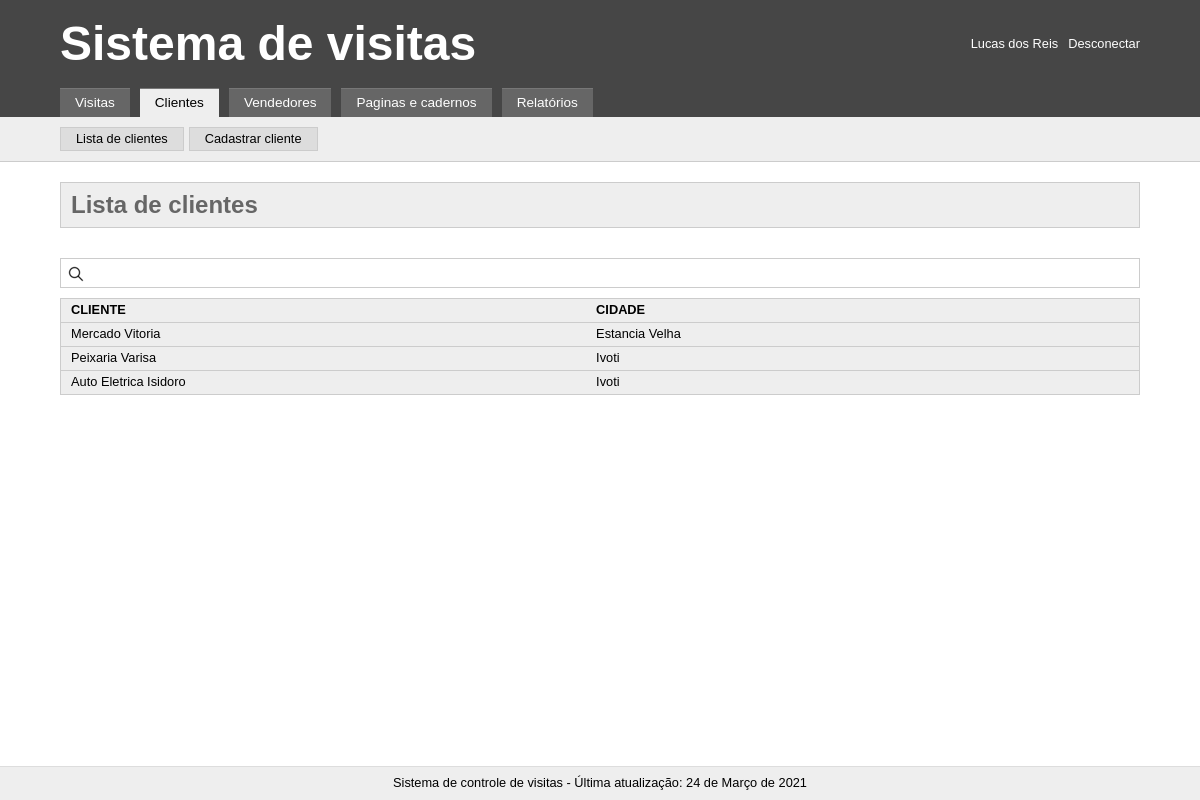
/index.php?tab=clientes&subtab=lista_de_clientes (signed in), run on the app's committed database.
### tables this page shows
CREATE TABLE `clients` (
  `id` int(11) NOT NULL,
  `name` varchar(255) NOT NULL,
  `city` varchar(50) NOT NULL,
  `address` varchar(255) NOT NULL,
  `phone` varchar(255) NOT NULL,
  `contact` varchar(255) NOT NULL
);

### _include/crud.php (called while the page is built, shortened)
<?php
$infoClients = $pdo->query("SELECT * FROM clients")->fetchAll();

### _include/clientes.php (the view, shortened to what this page needs)
<nav class="opcoes">
	<div class="content">
		<a href="index.php?tab=clientes&subtab=lista_de_clientes">Lista de clientes</a>
		<a href="index.php?tab=clientes&subtab=cadastrar_cliente">Cadastrar cliente</a>
	</div>
</nav>
<div class="content">
	<h2><?= ucfirst(str_replace('_', ' ', $current_subtab))?></h2>
	<?php if($current_subtab == "lista_de_clientes"){ ?>
		<input type="text" id="search" onkeyup="filter()">
		<div class="responsive_table">
			<table class="table_to_filter">
				<tr>
					<th>Cliente</th>
					<th>Cidade</th>
					<th></th>
				</tr>
				<?php foreach($infoClients as $valueClients){ ?>
					<tr>
						<td><?= $valueClients['name'] ?></td>
						<td><?= $valueClients['city'] ?></td>
						<td><a href="index.php?tab=clientes&subtab=editar_cliente&id=<?= $valueClients['id'] ?>" class="edit"></a></td>
					</tr>
				<?php } ?>
			</table>
		</div>
	<?php } ?>
</div>

### _templates/css/style.css (style rules this page uses)
* { margin: 0; padding: 0; font: inherit; -moz-box-sizing: border-box; -webkit-box-sizing: border-box; box-sizing: border-box; }
body { line-height: 1; font-size: 1em; font-family: Arial, Helvetica, sans-serif; }
table { border-collapse: collapse; border-spacing: 0; }
.content { max-width: 1100px; margin: 0 auto; padding: 0 10px; }
.responsive_table { overflow-x: auto; }
.opcoes { background: #eee; padding: 10px 0; border-bottom: 1px solid #ccc; }
.opcoes .content { display: flex; }
.opcoes a { background: #ddd; display: inline-block; color: #000; text-decoration: none; font-size: 0.8em; border: 1px solid #ccc; padding: 5px 15px; margin-right: 5px; }
main h2 { background-color: #eee; border: 1px solid #ccc; margin: 20px 0; padding: 10px; font-size: 1.5em; font-weight: bold; color: #666; }
main #search { width: 100%; margin: 10px 0; border: 1px solid #ccc; padding: 5px 10px 5px 30px; background: url(../img/ico_search.png) no-repeat scroll 7px 7px; }
main table { border: 1px solid #ccc; width: 100%; white-space: nowrap; }
main table tr { background: #eee; }
main table tr td, main table tr th { border-bottom: 1px solid #ccc; padding: 5px 10px; font-size: 0.8em; }
main table tr th { text-align: left; text-transform: uppercase; font-size: 0.8em; font-weight: bold; }

### data on the page
clients: name "Mercado Vitoria", city "Estancia Velha"
clients: name "Peixaria Varisa", city "Ivoti"
clients: name "Auto Eletrica Isidoro", city "Ivoti"

### other printed values
$_SESSION['name'] "Lucas dos Reis"
str_replace('_', ' ', $current_subtab) "Lista de clientes"
